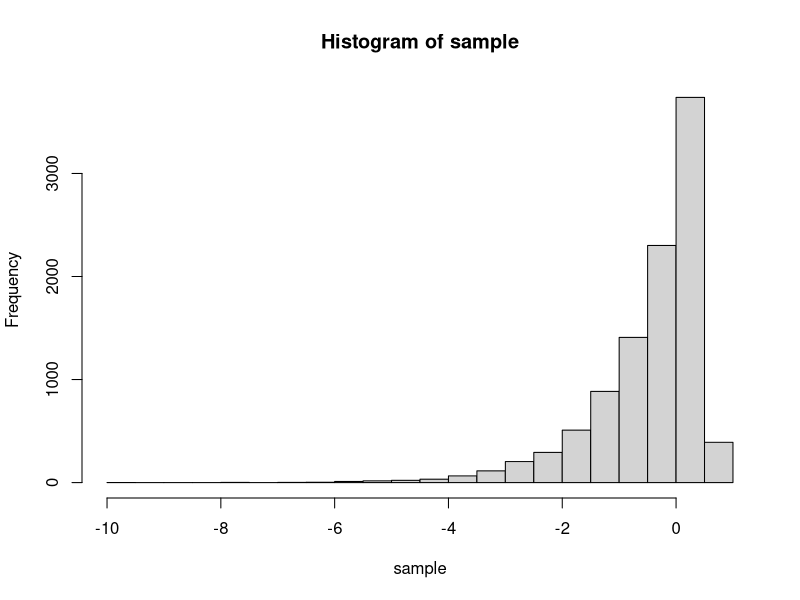

Write the R code that produced this figure. (Note: this script raises an error after producing the figure.)
## ---- chunk 1

## ---- chunk 2
lanza_2dados <- function(){
  u1 <- runif(1)
  dado1 <- floor(6*u1)+1
  
  u2 <- runif(1)
  dado2 <- floor(6*u2)+1
  
  resultado <- dado1 + dado2
  return(resultado)
}

contador<-c()

for(i in 1:10000){
  dados<- c(2,3,4,5,6,7,8,9,10,11,12)
  k<-0
  while(length(dados)!=0){
    k=k+1
    valor<- lanza_2dados()
    
    if(is.element(valor,dados)){
      dados<-setdiff(dados, valor)
    }
  }
  
  contador<-c(contador,k)
}


paste("En promedio el numero esperado de lanzamientos que es necesario para que la condición se cumpla es: ",mean(contador))

## ---- chunk 3

## ---- chunk 4
n <- 10000
sample <- vector(length = n)

for (i in 1:n){
  u <-runif(1)
  sample[i] <- log(u*(exp(1) - 1))
}

hist(sample)

## ---- chunk 5

library(ggplot2)

sim_exp_beta <- function(beta, n = 1000) {
  -beta * log(runif(n))
}

sim_exp<- function(n = 1000) {
  -log(runif(n))
}

cociente <- function(x){
  exp((x-1)^(2) / 2)
}

simula_normal <- function(){
  c <- sqrt(2*exp(1)/pi)
  x <- sim_exp(n = 1)
  u <- runif(1)
  while (u > cociente(x)/c) {
    u <- runif(1)
    x <- sim_exp_beta(1, n = 1)
  }
  z <- abs(x)
  if (u<=0.5) {Z <- z}
  else {Z <- -z} 
}

## simulacion

b<- rerun(1000, simula_normal()) %>% flatten_dbl()
qplot(b)   
## ---- chunk 6
